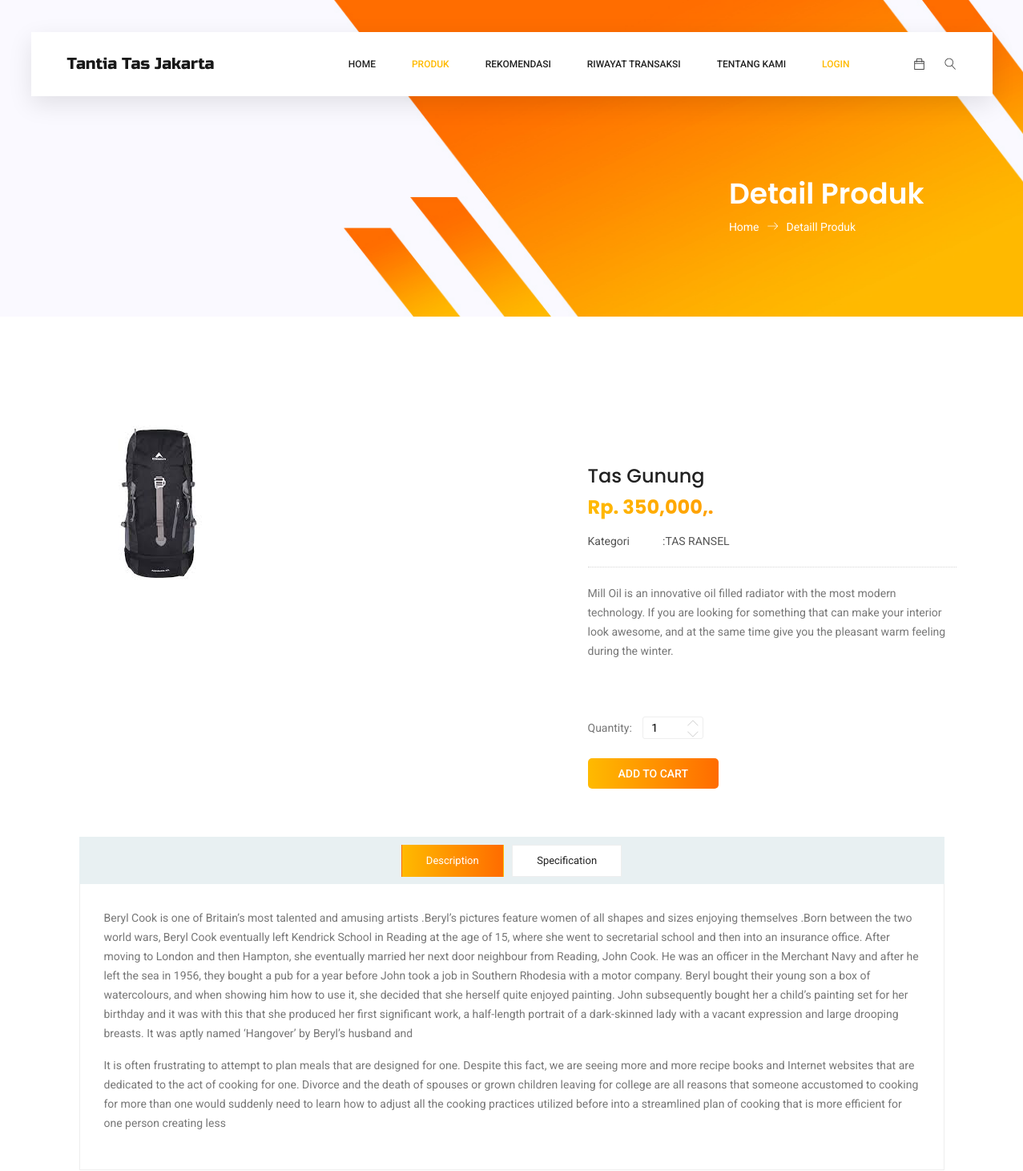
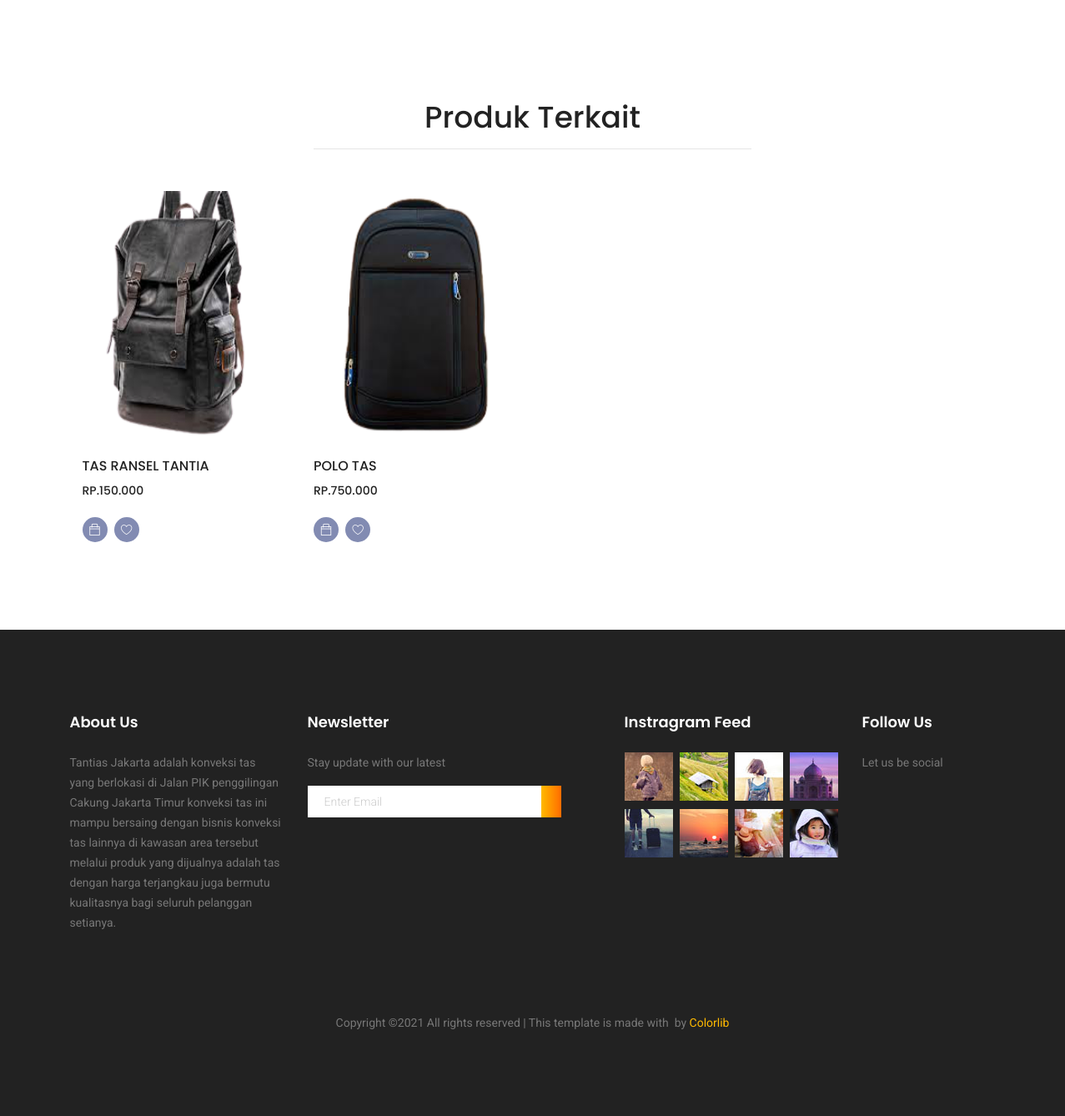
Screenshot of /home/detail_produk/18 with the database file from the repository (2 pictures, top to bottom).
### tables this page shows
CREATE TABLE `tbl_penilaianproduk` (
  `id_penilaian` int(11) NOT NULL,
  `harga` int(11) NOT NULL,
  `berat` int(11) NOT NULL,
  `bahan` int(11) NOT NULL,
  `id_produk` int(11) NOT NULL
);

CREATE TABLE `tbl_produk` (
  `id_produk` int(11) NOT NULL,
  `nama_produk` varchar(70) NOT NULL,
  `harga` int(11) NOT NULL,
  `deskripsi` text NOT NULL,
  `id_kategori` int(11) NOT NULL,
  `foto` varchar(40) NOT NULL,
  `tanggal` date NOT NULL
);

CREATE TABLE `tbl_kategori` (
  `id_kategori` int(11) NOT NULL,
  `nama_kategori` varchar(70) NOT NULL
);

### application/controllers/Home.php (called while the page is built, shortened)
<?php
class Home extends CI_Controller
{
    public function __construct()
    {
        $this->load->model('ModelProduk');
        $this->load->model('ModelCart');
        $this->load->model('ModelUsers');
        $this->load->model('ModelKategori');
        $this->load->model('ModelTransaksi');
        $this->load->model('ModelRekomendasi');
        $this->load->model('ModelWishlist');
    }
    public function Detail_produk()
    {
        $id_produk = $this->uri->segment(3);
        $data_produk = $this->ModelProduk->getDataProdukByIdProduk($id_produk);
        $id_kategori = $data_produk['id_kategori'];
        $data = array(
            "active_kategori" => "active",
            "title" => "home - Detail Produk",
            "detail_produk" => $this->ModelProduk->getDataDetailProduk($id_produk),
            'produk_terkait'    => $this->ModelProduk->getDataTerkait($id_kategori,$id_produk)
        );
        $this->load->view('home/header',$data);
        $this->load->view('home/navbar');
        $this->load->view('home/detail_produk/detail_produk');
        $this->load->view('home/footer');
    }
}

### index.php (called while the page is built, shortened)
<?php
require_once BASEPATH.'core/CodeIgniter.php';

### application/models/ModelProduk.php (called while the page is built, shortened)
<?php
class ModelProduk extends CI_Model
{
    public function getDataTerkait($id_kategori,$id_produk)
    {
        $sql = "SELECT * from tbl_produk,tbl_kategori WHERE
        tbl_produk.id_kategori = tbl_kategori.id_kategori AND
        tbl_produk.id_kategori = ? AND
        tbl_produk.id_produk != ? LIMIT 4 ";
        return $this->db->query($sql, array($id_kategori,$id_produk))->result_array();
    }
    public function getDataProdukByIdProduk($id)
    {
        return $this->db->get_where('tbl_produk', array('id_produk' => $id))->row_array();
    }
    public function getDataDetailProduk($id_produk)
    {
        $sql = "SELECT * FROM tbl_penilaianproduk,tbl_produk,tbl_kategori WHERE
                    tbl_penilaianproduk.id_produk = tbl_produk.id_produk AND
                    tbl_produk.id_kategori = tbl_kategori.id_kategori and
                    tbl_produk.id_produk = ?";
        return $this->db->query($sql, $id_produk)->row_array();
    }
}

### application/views/home/detail_produk/detail_produk.php (the view, shortened to what this page needs)
<section class="banner-area organic-breadcrumb">
	<div class="container">
		<div class="breadcrumb-banner d-flex flex-wrap align-items-center justify-content-end">
			<div class="col-first">
				<h1>Detail Produk</h1>
				<nav class="d-flex align-items-center">
					<a href="index.html">Home<span class="lnr lnr-arrow-right"></span></a>
					<a href="category.html">Detaill Produk</a>
				</nav>
			</div>
		</div>
	</div>
</section>
<div class="product_image_area mb-5">
	<div class="container">
		<div class="row s_product_inner">
			<div class="col-lg-6">
				<div class="single-prd-item">
					<img class="img-fluid" src="<?= base_url() ?>assets/image_produk/<?= $detail_produk['foto'] ?>" alt="">
				</div>
			</div>
			<div class="col-lg-5 offset-lg-1">
				<div class="s_product_text">
					<h3><?= $detail_produk['nama_produk'] ?></h3>
					<h2>Rp. <?= number_format($detail_produk['harga']), ",", "." ?></h2>
					<ul class="list">
							<li><a class="#" href="#"><span>Kategori</span> :<?= $detail_produk['nama_kategori']?></a></li>
						</ul>
					<p>Mill Oil is an innovative oil filled radiator with the most modern technology. If you are looking for
						something that can make your interior look awesome, and at the same time give you the pleasant warm feeling
						during the winter.</p>
					<div class="product_count">
						<label for="qty">Quantity:</label>
						<input type="text" name="qty" id="sst" maxlength="12" value="1" title="Quantity:" class="input-text qty">
						<button onclick="var result = document.getElementById('sst'); var sst = result.value; if( !isNaN( sst )) result.value++;return false;" class="increase items-count" type="button"><i class="lnr lnr-chevron-up"></i></button>
						<button onclick="var result = document.getElementById('sst'); var sst = result.value; if( !isNaN( sst ) &amp;&amp; sst > 0 ) result.value--;return false;" class="reduced items-count" type="button"><i class="lnr lnr-chevron-down"></i></button>
					</div>
					<div class="card_area d-flex align-items-center">
						<a class="primary-btn" href="<?= base_url() ?>Cart/tambah_cart/<?= $detail_produk['id_produk'] ?>">Add to Cart</a>
					</div>
				</div>
			</div>
		</div>
		<section class="product_description_area">
			<div class="container">
				<ul class="nav nav-tabs" id="myTab" role="tablist">
					<li class="nav-item">
						<a class="nav-link active show" id="home-tab" data-toggle="tab" href="#home" role="tab" aria-controls="home" aria-selected="true">Description</a>
					</li>
					<li class="nav-item">
						<a class="nav-link" id="profile-tab" data-toggle="tab" href="#profile" role="tab" aria-controls="profile" aria-selected="false">Specification</a>
					</li>
				</ul>
				<div class="tab-content" id="myTabContent">
					<div class="tab-pane fade active show" id="home" role="tabpanel" aria-labelledby="home-tab">
						<p>Beryl Cook is one of Britain’s most talented and amusing artists .Beryl’s pictures feature women of all shapes
							and sizes enjoying themselves .Born between the two world wars, Beryl Cook eventually left Kendrick School in
							Reading at the age of 15, where she went to secretarial school and then into an insurance office. After moving to
							London and then Hampton, she eventually married her next door neighbour from Reading, John Cook. He was an
							officer in the Merchant Navy and after he left the sea in 1956, they bought a pub for a year before John took a
							job in Southern Rhodesia with a motor company. Beryl bought their young son a box of watercolours, and when
							showing him how to use it, she decided that she herself quite enjoyed painting. John subsequently bought her a
							child’s painting set for her birthday and it was with this that she produced her first significant work, a
							half-length portrait of a dark-skinned lady with a vacant expression and large drooping breasts. It was aptly
							named ‘Hangover’ by Beryl’s husband and</p>
						<p>It is often frustrating to attempt to plan meals that are designed for one. Despite this fact, we are seeing
							more and more recipe books and Internet websites that are dedicated to the act of cooking for one. Divorce and
							the death of spouses or grown children leaving for college are all reasons that someone accustomed to cooking for
							more than one would suddenly need to learn how to adjust all the cooking practices utilized before into a
							streamlined plan of cooking that is more efficient for one person creating less</p>
					</div>
				</div>
			</div>
		</section>
		<div class="single-product-slider">
			<div class="container">
				<div class="row justify-content-center">
					<div class="col-lg-6 text-center">
						<div class="section-title">
							<h1>Produk Terkait</h1>
							<hr>
						</div>
					</div>
				</div>
				<div class="row">
					<?php foreach($produk_terkait as $row) {?>
					<div class="col-lg-3 col-md-6">
						<div class="single-product">
							<a href="<?= base_url()?>home/detail_produk/<?= $row['id_produk']?>"><img  style= "width: 300px; height: 300px;"class="img-fluid" src="<?= base_url() ?>assets/image_produk/<?= $row['foto']?>" alt=""></a>
							<div class="product-details">
								<h6><?= $row['nama_produk']?></h6>
								<div class="price">
									<h6>Rp.<?= number_format($row['harga'],0,",",".") ?></h6>
								</div>
								<div class="prd-bottom">
									<a href="<?= base_url()?>Cart/tambah_cart/<?= $row['id_produk']?>" class="social-info">
										<span class="ti-bag"></span>
									</a>
									<a href="<?= base_url() ?>wishlist/addWishlist/<?= $row['id_produk'] ?>" class="social-info">
										<span class="lnr lnr-heart"></span>
									</a>
								</div>
							</div>
						</div>
					</div>
					<?php }?>
				</div>
			</div>
		</div>
	</div>
</div>

### rows the page displays
tbl_penilaianproduk: id_produk.foto (picture), id_produk.nama_produk "Tas Gunung", id_produk.harga "350,000", tbl_kategori.nama_kategori "TAS RANSEL"
tbl_produk: foto (picture), nama_produk "TAS RANSEL TANTIA", harga "150.000"
tbl_produk: foto (picture), nama_produk "POLO TAS", harga "750.000"
